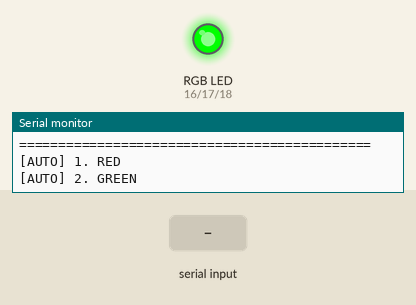
This sketch was run on a simulated ESP32-S3. Parts: an RGB LED mixed from three pins (HIGH = lit), the last lines printed to the serial monitor. Inputs (shaded band) come from the test bench.

Above: at 2.2 s.
2.3 s: "m\n" received over Serial
At 2.8 s:
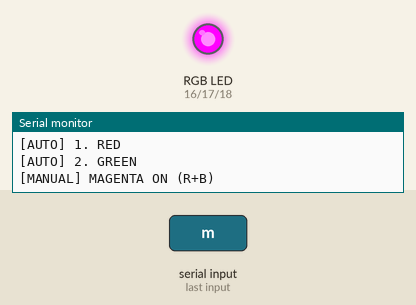
3.8 s: "b\n" received over Serial
At 5.0 s:
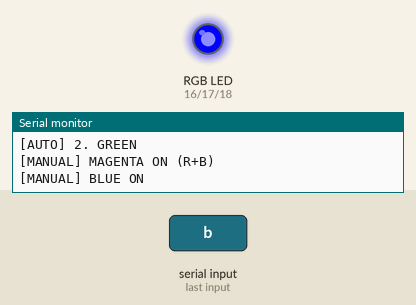
5.3 s: "y\n" received over Serial
At 6.3 s:
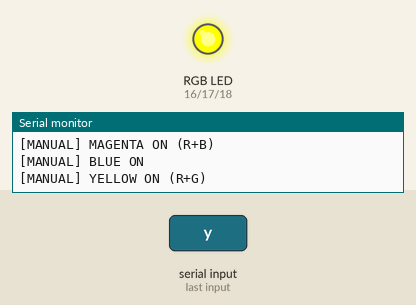
6.8 s: "c\n" received over Serial
At 7.5 s:
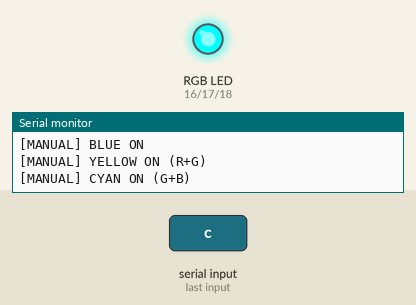
8.3 s: "w\n" received over Serial
At 8.6 s:
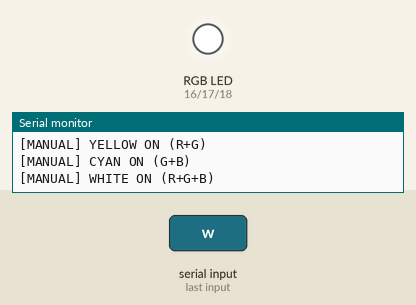
Timing chart, 0 to 10.8 s (numbered marks = the images above; inputs shaded):
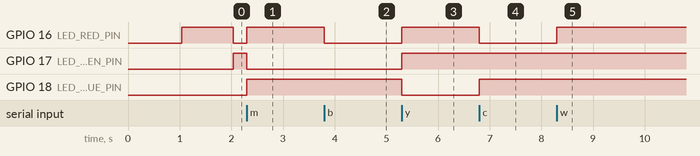

The sketch:

RGB_LED_Test.ino
```cpp
// =============================================================================
// RGB_LED_Test.ino — ESP32-S3 RGB LED Test Code
//
// Pins (configured to match RUNNER4 robot pinout):
//   RED   LED -> GPIO 16 (via 330 ohm resistor)
//   GREEN LED -> GPIO 17 (via 330 ohm resistor)
//   BLUE  LED -> GPIO 18 (via 330 ohm resistor)
//   CATHODE   -> GND (for Common-Cathode LED or individual discrete LEDs)
//
// If using Common-Anode (+ to 3.3V), set COMMON_ANODE to true below.
//
// Features:
//   1. Automated test cycle: Red -> Green -> Blue -> Yellow -> Cyan -> Magenta -> White
//   2. Serial command control: Type 'r', 'g', 'b', 'w', 'y', 'c', 'm', 'off' in Serial Monitor
// =============================================================================

#include <Arduino.h>

#define LED_RED_PIN    16
#define LED_GREEN_PIN  17
#define LED_BLUE_PIN   18

// Set to true if you are using a Common-Anode LED (+ to 3.3V, LOW = ON)
// Set to false for Common-Cathode (- to GND, HIGH = ON) or 3 discrete LEDs
const bool COMMON_ANODE = false;

// Helper to write to an LED pin taking polarity into account
void writeLed(uint8_t pin, bool state) {
  if (COMMON_ANODE) {
    digitalWrite(pin, state ? LOW : HIGH);
  } else {
    digitalWrite(pin, state ? HIGH : LOW);
  }
}

// Set all three color channels simultaneously
void setColor(bool r, bool g, bool b) {
  writeLed(LED_RED_PIN,   r);
  writeLed(LED_GREEN_PIN, g);
  writeLed(LED_BLUE_PIN,  b);
}

void setup() {
  Serial.begin(115200);
  delay(1000);

  Serial.println("\n=============================================");
  Serial.println("   ESP32-S3 RGB LED Diagnostic Test");
  Serial.println("=============================================");
  Serial.printf("Pins: RED=GPIO%d, GREEN=GPIO%d, BLUE=GPIO%d\n",
                LED_RED_PIN, LED_GREEN_PIN, LED_BLUE_PIN);
  Serial.println("Type commands in Serial Monitor (115200 baud):");
  Serial.println("  'r'   -> Red only");
  Serial.println("  'g'   -> Green only");
  Serial.println("  'b'   -> Blue only");
  Serial.println("  'y'   -> Yellow (Red + Green)");
  Serial.println("  'c'   -> Cyan (Green + Blue)");
  Serial.println("  'm'   -> Magenta (Red + Blue)");
  Serial.println("  'w'   -> White (All ON)");
  Serial.println("  'off' -> Turn all OFF");
  Serial.println("  'auto'-> Resume automatic cycle");
  Serial.println("=============================================\n");

  pinMode(LED_RED_PIN,   OUTPUT);
  pinMode(LED_GREEN_PIN, OUTPUT);
  pinMode(LED_BLUE_PIN,  OUTPUT);

  // Start with all OFF
  setColor(false, false, false);
}

bool autoMode = true;
uint32_t lastStepMs = 0;
uint8_t currentStep = 0;

void loop() {
  // Check for serial user commands
  if (Serial.available()) {
    String cmd = Serial.readStringUntil('\n');
    cmd.trim();
    cmd.toLowerCase();

    if (cmd == "r") {
      autoMode = false;
      setColor(true, false, false);
      Serial.println("[MANUAL] RED ON");
    } else if (cmd == "g") {
      autoMode = false;
      setColor(false, true, false);
      Serial.println("[MANUAL] GREEN ON");
    } else if (cmd == "b") {
      autoMode = false;
      setColor(false, false, true);
      Serial.println("[MANUAL] BLUE ON");
    } else if (cmd == "y") {
      autoMode = false;
      setColor(true, true, false);
      Serial.println("[MANUAL] YELLOW ON (R+G)");
    } else if (cmd == "c") {
      autoMode = false;
      setColor(false, true, true);
      Serial.println("[MANUAL] CYAN ON (G+B)");
    } else if (cmd == "m") {
      autoMode = false;
      setColor(true, false, true);
      Serial.println("[MANUAL] MAGENTA ON (R+B)");
    } else if (cmd == "w") {
      autoMode = false;
      setColor(true, true, true);
      Serial.println("[MANUAL] WHITE ON (R+G+B)");
    } else if (cmd == "off") {
      autoMode = false;
      setColor(false, false, false);
      Serial.println("[MANUAL] ALL OFF");
    } else if (cmd == "auto") {
      autoMode = true;
      currentStep = 0;
      lastStepMs = millis();
      Serial.println("[MODE] Resumed Automatic Cycling");
    } else if (cmd.length() > 0) {
      Serial.printf("Unknown command '%s'. Send 'r', 'g', 'b', 'w', 'off', or 'auto'.\n", cmd.c_str());
    }
  }

  // Automatic demo cycle every 1000 ms
  if (autoMode && (millis() - lastStepMs >= 1000)) {
    lastStepMs = millis();

    switch (currentStep) {
      case 0:
        Serial.println("[AUTO] 1. RED");
        setColor(true, false, false);
        break;
      case 1:
        Serial.println("[AUTO] 2. GREEN");
        setColor(false, true, false);
        break;
      case 2:
        Serial.println("[AUTO] 3. BLUE");
        setColor(false, false, true);
        break;
      case 3:
        Serial.println("[AUTO] 4. YELLOW (Red + Green)");
        setColor(true, true, false);
        break;
      case 4:
        Serial.println("[AUTO] 5. CYAN (Green + Blue)");
        setColor(false, true, true);
        break;
      case 5:
        Serial.println("[AUTO] 6. MAGENTA (Red + Blue)");
        setColor(true, false, true);
        break;
      case 6:
        Serial.println("[AUTO] 7. WHITE (All ON)");
        setColor(true, true, true);
        break;
      case 7:
        Serial.println("[AUTO] 8. OFF");
        setColor(false, false, false);
        break;
    }

    currentStep = (currentStep + 1) % 8;
  }
}
```

Measured:
- after the input at 2.3 s, GPIO 16 (LED_RED_PIN): LOW → HIGH at once; GPIO 17 (LED_GREEN_PIN): HIGH → LOW after 0.00 s instead of 0.74 s; GPIO 18 (LED_BLUE_PIN): LOW → HIGH after 0.00 s instead of 0.74 s
- after the input at 3.8 s, GPIO 16 (LED_RED_PIN): HIGH → LOW at once
- after the input at 5.3 s, GPIO 16 (LED_RED_PIN), GPIO 17 (LED_GREEN_PIN): LOW → HIGH at once; GPIO 18 (LED_BLUE_PIN): HIGH → LOW at once
- after the input at 6.8 s, GPIO 16 (LED_RED_PIN): HIGH → LOW at once; GPIO 18 (LED_BLUE_PIN): LOW → HIGH at once
- after the input at 8.3 s, GPIO 16 (LED_RED_PIN): LOW → HIGH at once
